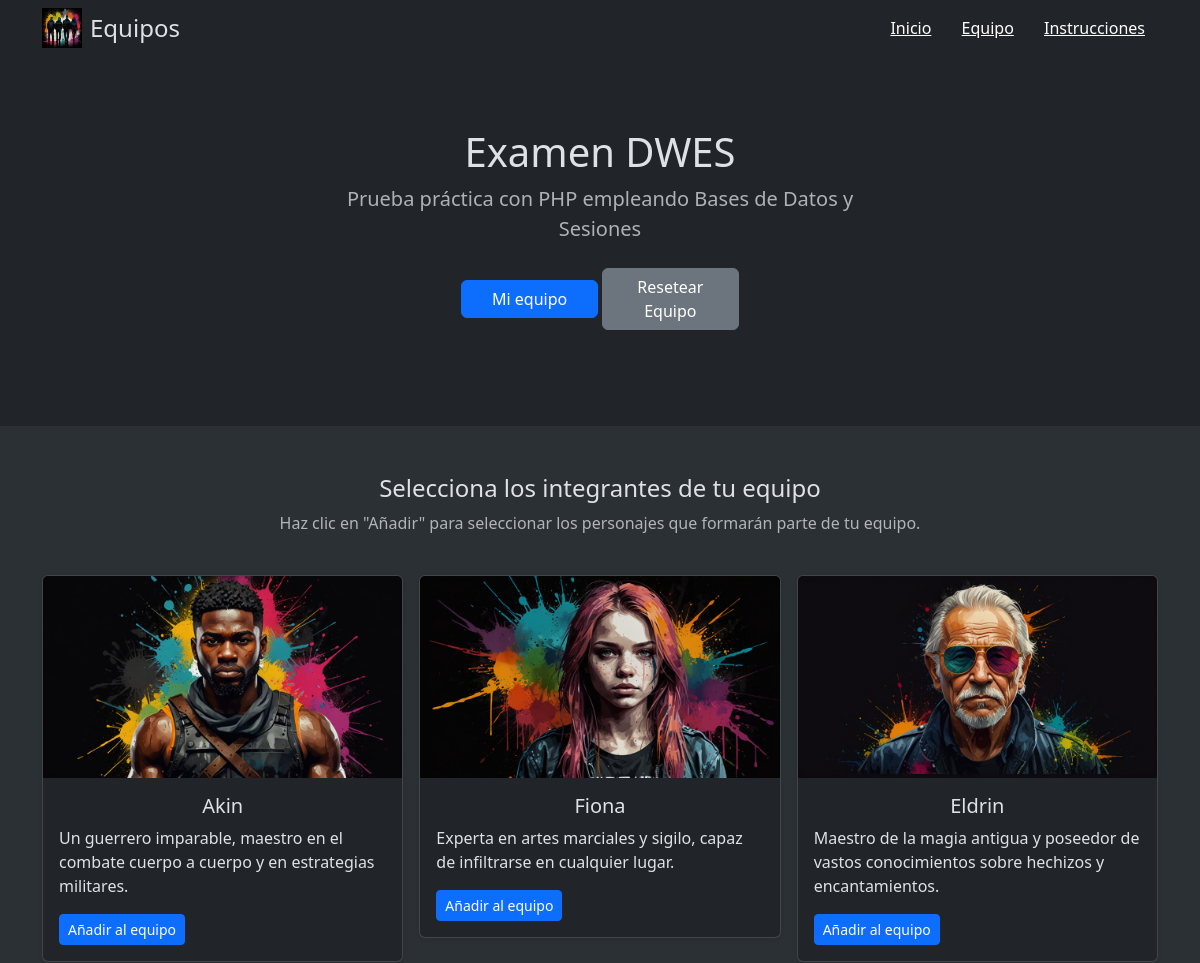
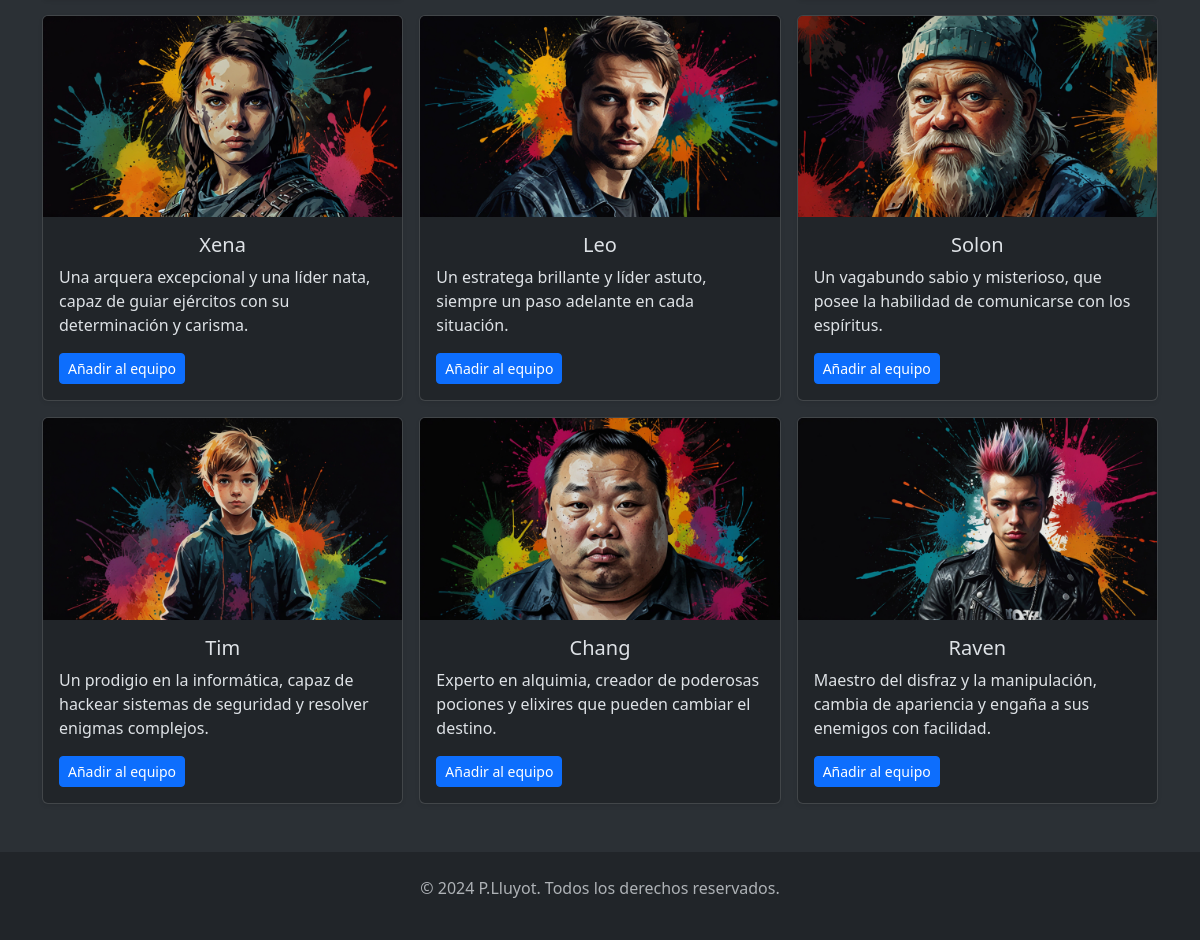
The page / on the database its author committed (2 pictures, top to bottom).
### tables this page shows
create table personajes (
    id_personaje INT UNSIGNED AUTO_INCREMENT PRIMARY KEY,
    nombre varchar(30) NOT NULL,
    descripcion varchar(100) NOT NULL,
    url varchar(50) default 'img/p0.jpg'
);

### includes/bd.php (called while the page is built, shortened)
<?php
    function conectar_Bd(){
        $host = "localhost";
        $usuario = "equipo_usuario";
        $password = "1234";
        $bd = 'equipos';
        $conexion = mysqli_connect($host, $usuario, $password, $bd);
        return $conexion;
    }
    function personajesToList() {
        $res = [];
        $conexion = conectar_Bd();
        if ($conexion) {
            $sql = "SELECT * FROM personajes";
            $stmt = mysqli_prepare($conexion, $sql);
            if ($stmt) {
                mysqli_stmt_execute($stmt);
                $resultado = mysqli_stmt_get_result($stmt);
                if (mysqli_num_rows($resultado) > 0) {
                    while ($fila = mysqli_fetch_assoc($resultado)) {
                        $arrayAux = [$fila['id_personaje'], $fila['nombre'], $fila['descripcion'], $fila['url']];
                        array_push($res, $arrayAux);
                    }
                }
            }
        }
        return $res;
    }
?>

### includes/funciones.php (the view, shortened to what this page needs)
<?php
    include_once "bd.php";
    function personajeEnEquipo($idPersonaje){
        $res = false;
        return $res;
    }
    function listarPersonajes(){
        $personajes = personajesToList();
        forEach($personajes as $p){
            crearCardPersonaje($p);
        }
    }
    function crearCardPersonaje($arrayPersonaje){
        echo "<div class='col'>
                <div class='card shadow-sm'>";
        echo "<img src='".$arrayPersonaje[3]."' class='card-img-top img-fluid w-100' alt='Imagen del personaje'>
              <div class='card-body'>";
        echo "<h5 class='card-title text-center'>".$arrayPersonaje[1]."</h5>";
        echo "<p class='card-text'>".$arrayPersonaje[2]."</p>
              <div class=d-flex justify-content-between align-items-center'>";
        if (personajeEnEquipo($arrayPersonaje[0])){
            echo "<div class='btn-group'>
                  <button type='submit' class='btn btn-sm btn-outline-secondary'>Añadir al equipo</button>
                  </div>";
        }
        else {
            echo "<form method='post' action='formToAnadirPersonaje.php'>
                  <input type='hidden' id='id_personaje' name='id_personaje' value=".$arrayPersonaje[0].">
                  <input type='hidden' id='nombre' name='nombre' value='".$arrayPersonaje[1]."'>
                  <input type='hidden' id='descripcion' name='descripcion' value='".$arrayPersonaje[2]."'>
                  <input type='hidden' id='url' name='url' value='".$arrayPersonaje[3]."'>
                  <div class='btn-group'>";
            echo "<button type='submit' class='btn btn-sm btn-primary'>Añadir al equipo</button>
                  </div>
                  </form>";
        }
        echo "</div>
              </div>
              </div>
              </div>";
    }
?>

### index.php (shortened to what this page needs)
<!DOCTYPE html>
<html lang='es'>
<?php
    include_once "views/header.php";
?>
<body data-bs-theme="dark" class="d-flex flex-column min-vh-100">
    <header class="container-fluid">
        <div class="container">
            <div class="row align-items-center py-2">
                <div class="col-md-6 d-flex align-items-center justify-content-md-start justify-content-center text-center">
                    <img src="img/logo.jpg" alt="Logo" class="me-2" style="height: 40px;">
                    <h1 class="h4 mb-0">Equipos</h1>
                </div>
                <div class="col-md-6">
                    <nav class="text-md-end text-center">
                        <a href="index.php" class="btn btn-link text-white">Inicio</a>
                        <a href="equipo.php" class="btn btn-link text-white">Equipo</a>
                        <a href="instrucciones.php" class="btn btn-link text-white">Instrucciones</a>
                    </nav>
                </div>
            </div>
        </div>
    </header>
    <main class="flex-fill d-flex flex-column">
        <section class="py-4 text-center container">
            <div class="row py-lg-5">
                <div class="col-lg-6 col-md-8 mx-auto">
                    <h1 class="fw-light">Examen DWES</h1>
                    <p class="lead text-body-secondary">Prueba práctica con PHP empleando Bases de Datos y Sesiones</p>
                    <p>
                        <a href="equipo.php" class="btn btn-primary my-2 w-25">Mi equipo</a>
                        <a href="resetEquipos.php" class="btn btn-secondary my-2 w-25">Resetear Equipo</a>
                    </p>
                </div>
            </div>
        </section>
        <div class="album py-5 bg-body-tertiary">
            <div class="container">
                <div class="row text-center mb-4">
                    <h4>Selecciona los integrantes de tu equipo</h4>
                    <p class="text-body-secondary">Haz clic en "Añadir" para seleccionar los personajes que formarán
                        parte de tu equipo.</p>
                </div>
                <div class="row row-cols-1 row-cols-sm-2 row-cols-md-3 g-3">
                    <?php
                        listarPersonajes();
                    ?>
                </div>
            </div>
        </div>
    </main>
    <?php
        include_once "views/footer.php";
    ?>
</body>
</html>

### views/header.php (shortened to what this page needs)
<head>
    <?php
        include_once "includes/funciones.php";
    ?>
    <link href="https://cdn.jsdelivr.net/npm/bootstrap@5.3.3/dist/css/bootstrap.min.css" rel="stylesheet">
</head>

### views/footer.php
<footer class="bg-dark color-primary text-body-secondary py-4 text-center">
    <p>© 2024 P.Lluyot. Todos los derechos reservados.</p>
</footer>

### rows shown on the page
personajes: url (picture), nombre "Akin", descripcion "Un guerrero imparable, maestro en el combate cuerpo a cuerpo y en estrategias militares."
personajes: url (picture), nombre "Fiona", descripcion "Experta en artes marciales y sigilo, capaz de infiltrarse en cualquier lugar."
personajes: url (picture), nombre "Eldrin", descripcion "Maestro de la magia antigua y poseedor de vastos conocimientos sobre hechizos y encantamientos."
personajes: url (picture), nombre "Xena", descripcion "Una arquera excepcional y una líder nata, capaz de guiar ejércitos con su determinación y carisma."
personajes: url (picture), nombre "Leo", descripcion "Un estratega brillante y líder astuto, siempre un paso adelante en cada situación."
personajes: url (picture), nombre "Solon", descripcion "Un vagabundo sabio y misterioso, que posee la habilidad de comunicarse con los espíritus."
personajes: url (picture), nombre "Tim", descripcion "Un prodigio en la informática, capaz de hackear sistemas de seguridad y resolver enigmas complejos."
personajes: url (picture), nombre "Chang", descripcion "Experto en alquimia, creador de poderosas pociones y elixires que pueden cambiar el destino."
personajes: url (picture), nombre "Raven", descripcion "Maestro del disfraz y la manipulación, cambia de apariencia y engaña a sus enemigos con facilidad."
